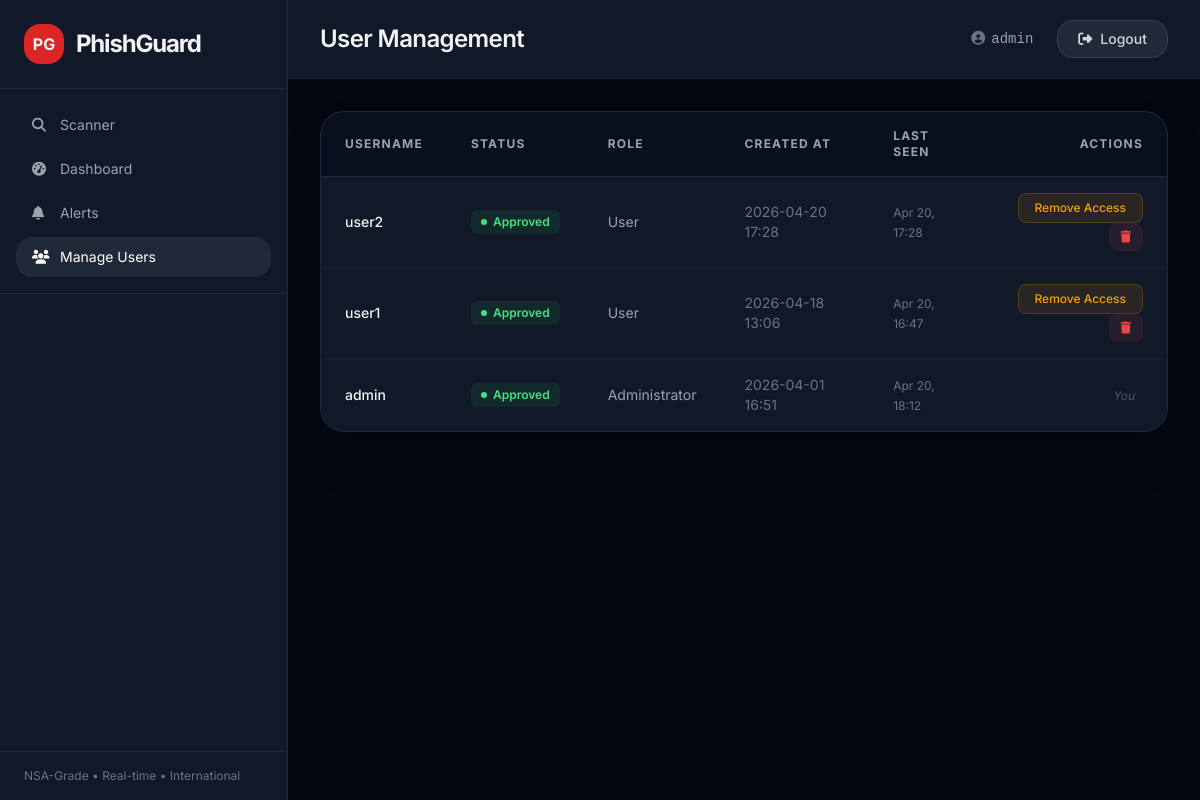
Before: /admin/users (signed in) with the older database file.
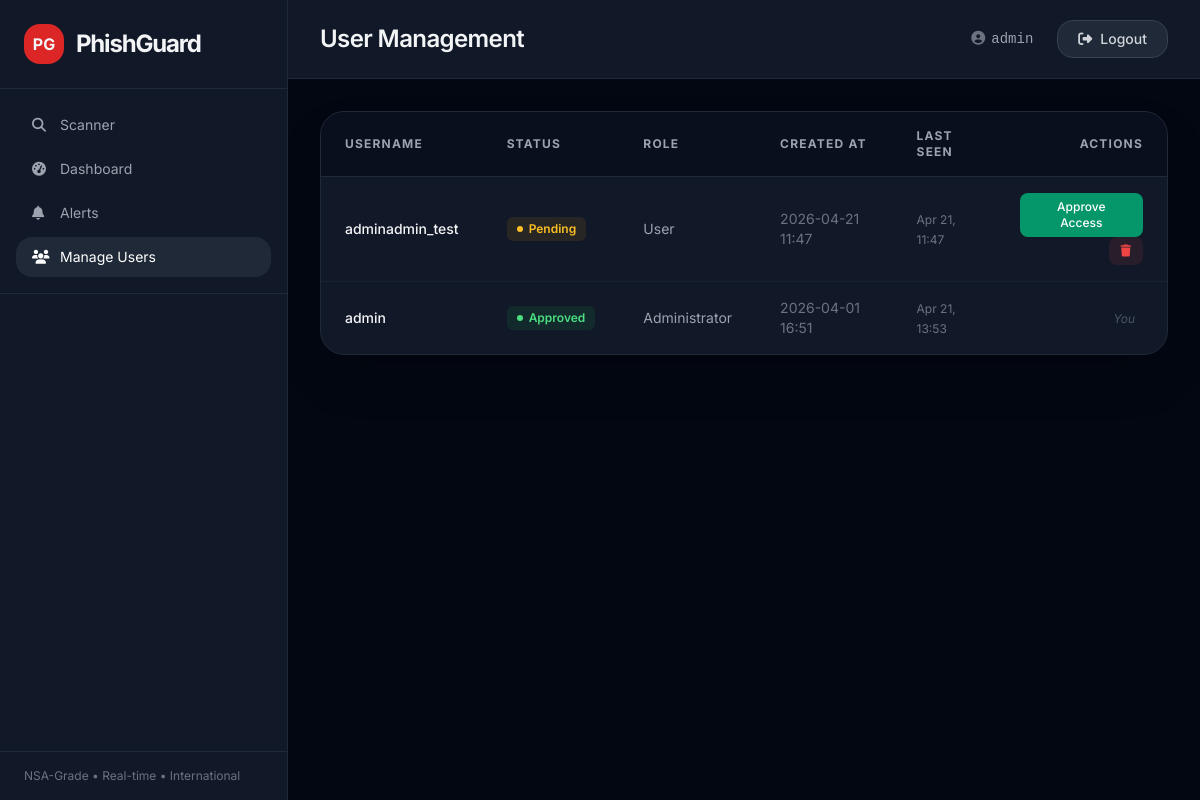
After: the same page with the newer database file.
### models.py (models this page shows)
class User(db.Model, UserMixin):
    id = db.Column(db.Integer, primary_key=True)
    username = db.Column(db.String(80), unique=True, nullable=False)
    password_hash = db.Column(db.String(255), nullable=False)
    is_approved = db.Column(db.Boolean, default=False)
    is_admin = db.Column(db.Boolean, default=False)
    created_at = db.Column(db.DateTime, default=datetime.utcnow)
    last_seen = db.Column(db.DateTime, default=datetime.utcnow)
    alert_email = db.Column(db.String(255), nullable=True)          # recipient address (None = disabled)
    alert_malicious_only = db.Column(db.Boolean, default=False)     # True = only Malicious (not Suspicious)
    alert_on_find = db.Column(db.Boolean, default=True)             # True = instant email when threat found during scan
    alert_on_complete = db.Column(db.Boolean, default=True)         # True = digest email when scan finishes

### app.py (the view)
@app.route('/admin/users')
@login_required
def admin_users_page():
    if not current_user.is_admin:
        flash('Admin access required.', 'error')
        return redirect(url_for('dashboard'))
    from models import User
    users = User.query.order_by(User.created_at.desc()).all()
    now = datetime.utcnow()
    for u in users:
        u.is_online = u.last_seen and (now - u.last_seen).total_seconds() < 300
    return render_template('users.html', users=users)

### app.py (called while the page is built)
@login_manager.user_loader
def load_user(user_id):
    from models import User
    return db.session.get(User, int(user_id))

@event.listens_for(Engine, 'connect')
def set_sqlite_wal(dbapi_conn, connection_record):
    if isinstance(dbapi_conn, sqlite3.Connection):
        dbapi_conn.execute('PRAGMA journal_mode=WAL')
        dbapi_conn.execute('PRAGMA busy_timeout=10000')   # 10 000 ms

@app.before_request
def update_last_seen():
    if current_user.is_authenticated:
        current_user.last_seen = datetime.utcnow()
        db.session.commit()

@app.after_request
def add_header(response):
    response.headers['Cache-Control'] = 'no-store, no-cache, must-revalidate, max-age=0'
    response.headers['Pragma'] = 'no-cache'
    response.headers['Expires'] = '0'
    return response

### templates/users.html (shortened to what this page needs)
<!DOCTYPE html>
<html lang="en" class="dark">
<head>
    <script src="https://cdn.tailwindcss.com"></script>
    <link rel="stylesheet" href="https://cdnjs.cloudflare.com/ajax/libs/font-awesome/6.5.1/css/all.min.css">
</head>
<body class="bg-gray-950 text-gray-100 min-h-screen">
<div class="flex h-screen overflow-hidden">
    <aside class="w-72 bg-gray-900 border-r border-gray-800 flex flex-col flex-shrink-0">
        <div class="flex items-center gap-3 px-6 py-6 border-b border-gray-800">
            <div class="w-10 h-10 bg-red-600 rounded-2xl flex items-center justify-center font-bold text-base">PG</div>
            <h1 class="text-2xl font-bold tracking-tighter">PhishGuard</h1>
        </div>
        <nav class="px-4 py-4 space-y-1 border-b border-gray-800">
            <a href="/" class="flex items-center gap-3 px-4 py-2.5 rounded-2xl text-gray-400 hover:bg-gray-800 hover:text-white text-sm transition">
                <i class="fas fa-search w-4"></i> Scanner
            </a>
            <a href="/dashboard" class="flex items-center gap-3 px-4 py-2.5 rounded-2xl text-gray-400 hover:bg-gray-800 hover:text-white text-sm transition">
                <i class="fas fa-tachometer-alt w-4"></i> Dashboard
            </a>
            <a href="/alerts" class="flex items-center gap-3 px-4 py-2.5 rounded-2xl text-gray-400 hover:bg-gray-800 hover:text-white text-sm transition">
                <i class="fas fa-bell w-4"></i> Alerts
            </a>
            <a href="/admin/users" class="flex items-center gap-3 px-4 py-2.5 rounded-2xl bg-gray-800 text-white text-sm">
                <i class="fas fa-users w-4"></i> Manage Users
            </a>
        </nav>
        <div class="flex-1 flex flex-col min-h-0 px-4 py-4"></div>
        <div class="px-6 py-4 border-t border-gray-800 text-xs text-gray-500">
            NSA-Grade • Real-time • International
        </div>
    </aside>
    <div class="flex-1 flex flex-col overflow-hidden">
        <header class="bg-gray-900 border-b border-gray-800 px-8 py-5 flex items-center justify-between flex-shrink-0">
            <div class="flex items-center gap-3 min-w-0">
                <h2 class="text-2xl font-semibold tracking-tight truncate">
                    User Management
                </h2>
            </div>
            <div class="flex items-center gap-3">
                <span class="text-gray-400 font-mono text-sm pl-2 pr-1"><i class="fas fa-user-circle text-gray-500 mr-1.5"></i>{{ current_user.username }}</span>
                <a href="/logout"
                    class="bg-gray-800 text-gray-300 hover:bg-red-500/20 hover:text-red-400 border border-gray-700 hover:border-red-500/40 px-5 py-2 rounded-2xl text-sm font-medium flex items-center gap-2 transition ml-2">
                    <i class="fas fa-sign-out-alt"></i> Logout
                </a>
            </div>
        </header>
        <div class="flex-1 overflow-y-auto px-8 py-8 relative">
            <div class="bg-gray-900 rounded-3xl border border-gray-800 overflow-hidden shadow-2xl">
                <table class="w-full text-left border-collapse">
                    <thead>
                        <tr class="bg-gray-950/50 border-b border-gray-800 text-xs font-semibold text-gray-400 uppercase tracking-widest">
                            <th class="px-6 py-4">Username</th>
                            <th class="px-6 py-4">Status</th>
                            <th class="px-6 py-4">Role</th>
                            <th class="px-6 py-4">Created At</th>
                            <th class="px-6 py-4">Last Seen</th>
                            <th class="px-6 py-4 text-right">Actions</th>
                        </tr>
                    </thead>
                    <tbody class="divide-y divide-gray-800/60 text-sm">
                        {% for user in users %}
                        <tr class="hover:bg-gray-800/30 transition">
                            <td class="px-6 py-4 font-medium">{{ user.username }}</td>
                            <td class="px-6 py-4">
                                {% if user.is_approved %}
                                    <span class="inline-flex items-center gap-1.5 px-2.5 py-1 rounded-md bg-green-500/10 text-green-400 text-xs font-semibold">
                                        <div class="w-1.5 h-1.5 rounded-full bg-green-400"></div> Approved
                                    </span>
                                {% else %}
                                    <span class="inline-flex items-center gap-1.5 px-2.5 py-1 rounded-md bg-amber-500/10 text-amber-400 text-xs font-semibold">
                                        <div class="w-1.5 h-1.5 rounded-full bg-amber-400"></div> Pending
                                    </span>
                                {% endif %}
                            </td>
                            <td class="px-6 py-4 text-gray-400">
                                {% if user.is_admin %} Administrator {% else %} User {% endif %}
                            </td>
                            <td class="px-6 py-4 text-gray-500">{{ user.created_at.strftime('%Y-%m-%d %H:%M') }}</td>
                            <td class="px-6 py-4">
                                {% if user.is_online %}
                                    <span class="inline-flex items-center gap-1.5 px-2.5 py-1 rounded-md bg-green-500/10 text-green-400 text-xs font-semibold">
                                        <div class="w-1.5 h-1.5 rounded-full bg-green-400 animate-pulse"></div> Online
                                    </span>
                                {% else %}
                                    <span class="text-gray-500 text-xs">{{ user.last_seen.strftime('%b %d, %H:%M') if user.last_seen else 'Never' }}</span>
                                {% endif %}
                            </td>
                            <td class="px-6 py-4 text-right space-x-2">
                                {% if current_user.id != user.id %}
                                    {% if not user.is_approved %}
                                    <button onclick="approveUser({{ user.id }})" id="btn-approve-{{ user.id }}" class="bg-emerald-600 hover:bg-emerald-500 text-white px-4 py-1.5 rounded-lg text-xs font-medium transition">
                                        Approve Access
                                    </button>
                                    {% else %}
                                    <button onclick="revokeUser({{ user.id }})" id="btn-revoke-{{ user.id }}" class="bg-amber-500/10 hover:bg-amber-500/20 text-amber-500 hover:text-amber-400 border border-amber-500/20 px-4 py-1.5 rounded-lg text-xs font-medium transition">
                                        Remove Access
                                    </button>
                                    {% endif %}
                                    <button onclick="deleteUser({{ user.id }})" id="btn-delete-{{ user.id }}" class="bg-red-500/10 hover:bg-red-600 text-red-500 hover:text-white px-3 py-1.5 rounded-lg text-xs font-medium transition" title="Delete User">
                                        <i class="fas fa-trash"></i>
                                    </button>
                                {% else %}
                                    <span class="text-gray-600 italic text-xs mr-2">You</span>
                                {% endif %}
                            </td>
                        </tr>
                        {% endfor %}
                    </tbody>
                </table>
            </div>
        </div>
    </div>
</div>
</body>
</html>

### templates/users.html (style rules this page uses)
body { font-family: 'Inter', system-ui, sans-serif; }

Changed rows visible on the page:
removed User: username "user2", is_approved True (drawn), is_admin "User", created_at "2026-04-20 17:28", last_seen "Apr 20, 17:28"
removed User: username "user1", is_approved True (drawn), is_admin "User", created_at "2026-04-18 13:06", last_seen "Apr 20, 16:47"
changed User "admin": last_seen "Apr 20, 18:12" → "Apr 21, 13:53"
added User: username "adminadmin_test", is_approved False (drawn), is_admin "User", created_at "2026-04-21 11:47", last_seen "Apr 21, 11:47"
